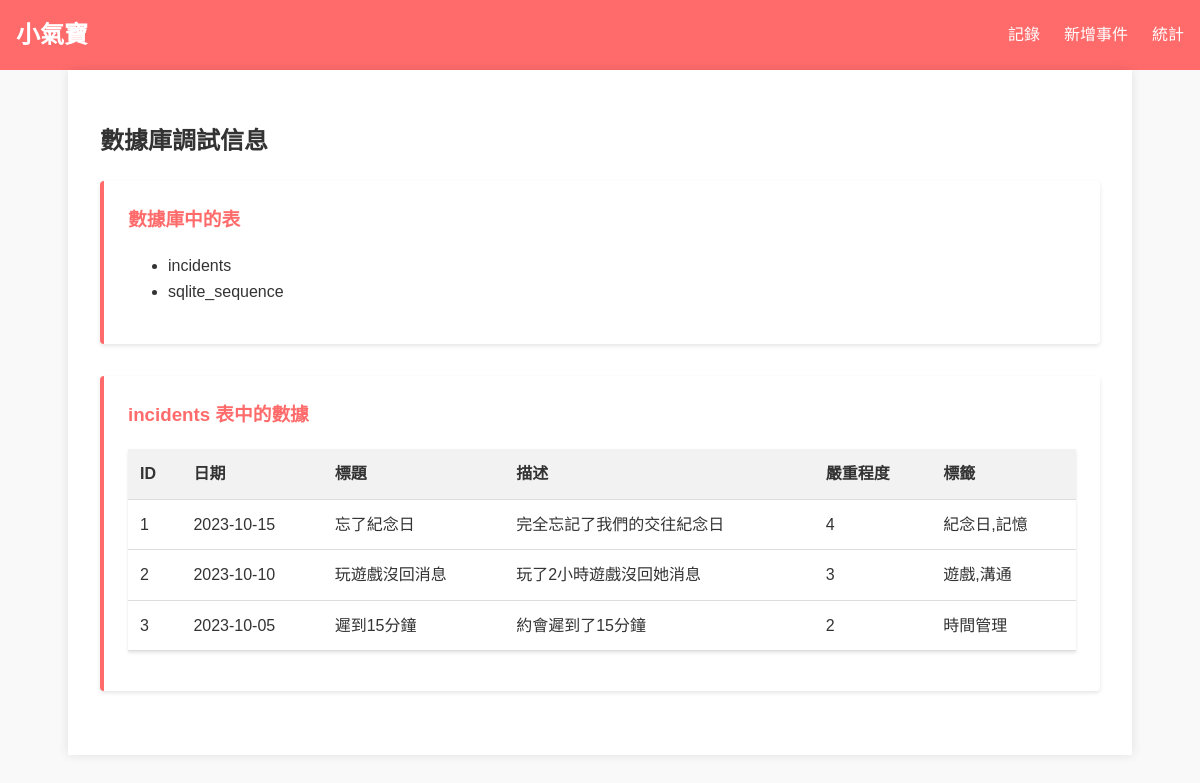
The app's page /debug/db with its own data.
### tables this page shows
CREATE TABLE incidents
                 (id INTEGER PRIMARY KEY AUTOINCREMENT,
                 date TEXT NOT NULL,
                 title TEXT NOT NULL,
                 description TEXT,
                 severity INTEGER NOT NULL,
                 tags TEXT,
                 created_at TIMESTAMP DEFAULT CURRENT_TIMESTAMP);

### app.py (the view)
@app.route('/debug/db')
def debug_db():
    try:
        conn = get_db_connection()
        tables = conn.execute("SELECT name FROM sqlite_master WHERE type='table'").fetchall()
        incidents = []
        if any(table['name'] == 'incidents' for table in tables):
            incidents = conn.execute('SELECT * FROM incidents').fetchall()
        conn.close()
        return render_template('debug_db.html',
                              tables=tables,
                              incidents=incidents)
    except Exception as e:
        return f"錯誤: {str(e)}"

### app.py (called while the page is built)
def get_db_connection():
    conn = sqlite3.connect('anger_journal.db')
    conn.row_factory = sqlite3.Row
    return conn

### templates/debug_db.html
{% extends 'base.html' %}
{% block content %}
<h2>數據庫調試信息</h2>
<div class="stats-section">
    <h3>數據庫中的表</h3>
    <ul>
        {% for table in tables %}
        <li>{{ table['name'] }}</li>
        {% endfor %}
    </ul>
</div>
{% if incidents %}
<div class="stats-section">
    <h3>incidents 表中的數據</h3>
    <table>
        <thead>
            <tr>
                <th>ID</th>
                <th>日期</th>
                <th>標題</th>
                <th>描述</th>
                <th>嚴重程度</th>
                <th>標籤</th>
            </tr>
        </thead>
        <tbody>
            {% for incident in incidents %}
            <tr>
                <td>{{ incident['id'] }}</td>
                <td>{{ incident['date'] }}</td>
                <td>{{ incident['title'] }}</td>
                <td>{{ incident['description'] }}</td>
                <td>{{ incident['severity'] }}</td>
                <td>{{ incident['tags'] }}</td>
            </tr>
            {% endfor %}
        </tbody>
    </table>
</div>
{% else %}
<div class="stats-section">
    <p>incidents 表中沒有數據或表不存在。</p>
</div>
{% endif %}
{% endblock %}

### static/style.css (style rules this page uses)
body { font-family: 'Arial', 'Microsoft JhengHei', sans-serif; line-height: 1.6; margin: 0; padding: 0; background-color: #f9f9f9; color: #333; }
table { width: 100%; border-collapse: collapse; margin: 1rem 0; box-shadow: 0 2px 3px rgba(0,0,0,0.1); }
th, td { padding: 0.75rem; text-align: left; border-bottom: 1px solid #ddd; }
th { background-color: #f2f2f2; font-weight: bold; }
.stats-section { margin-bottom: 2rem; padding: 1.5rem; background-color: white; border-radius: 4px; box-shadow: 0 2px 4px rgba(0,0,0,0.1); border-left: 4px solid #ff6b6b; }
.stats-section h3 { margin-top: 0; color: #ff6b6b; }

### records on screen
incidents: id "1", date "2023-10-15", title "忘了紀念日", description "完全忘記了我們的交往紀念日", severity "4", tags "紀念日,記憶"
incidents: id "2", date "2023-10-10", title "玩遊戲沒回消息", description "玩了2小時遊戲沒回她消息", severity "3", tags "遊戲,溝通"
incidents: id "3", date "2023-10-05", title "遲到15分鐘", description "約會遲到了15分鐘", severity "2", tags "時間管理"

### other values on screen
{{ table['name'] }} "incidents" "sqlite_sequence"
